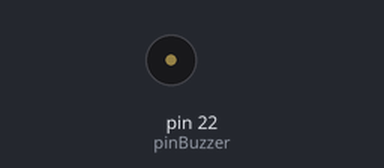
The sketch below on a simulated Arduino Mega 2560, built with avr-gcc and run on an emulated ATmega2560. Parts: buzzer (waves = sounding).

Above: at 0.1 s.
Timing chart, 0 to 1.6 s (numbered marks = the images above):
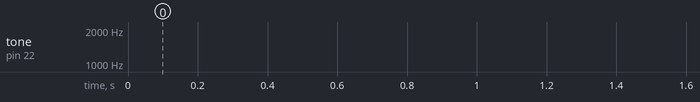

The sketch:

Buzzer-Sirene.ino
```cpp
//Programa: Som no Arduino - Sirene

#define tempo 10
int frequencia = 0;
int pinBuzzer = 22;
void setup()
{
  pinMode(pinBuzzer,OUTPUT); //Pino do buzzer
}
void loop()
{
  for (frequencia = 150; frequencia < 1800; frequencia += 1)
  {
    tone(pinBuzzer, frequencia, tempo);
    delay(1);
  }
  for (frequencia = 1800; frequencia > 150; frequencia -= 1)
  {
    tone(pinBuzzer, frequencia, tempo);
    delay(1);
  }
}
```
